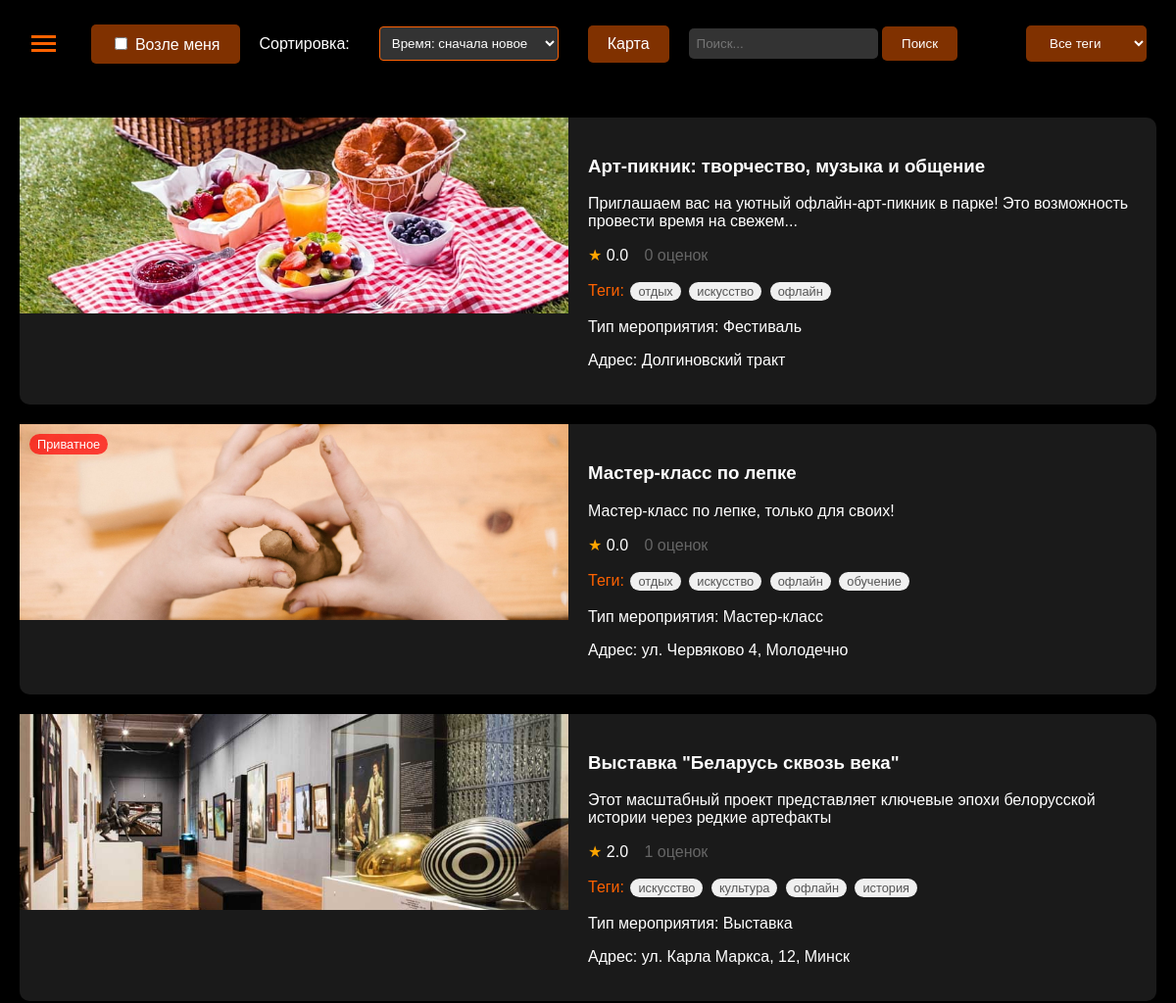
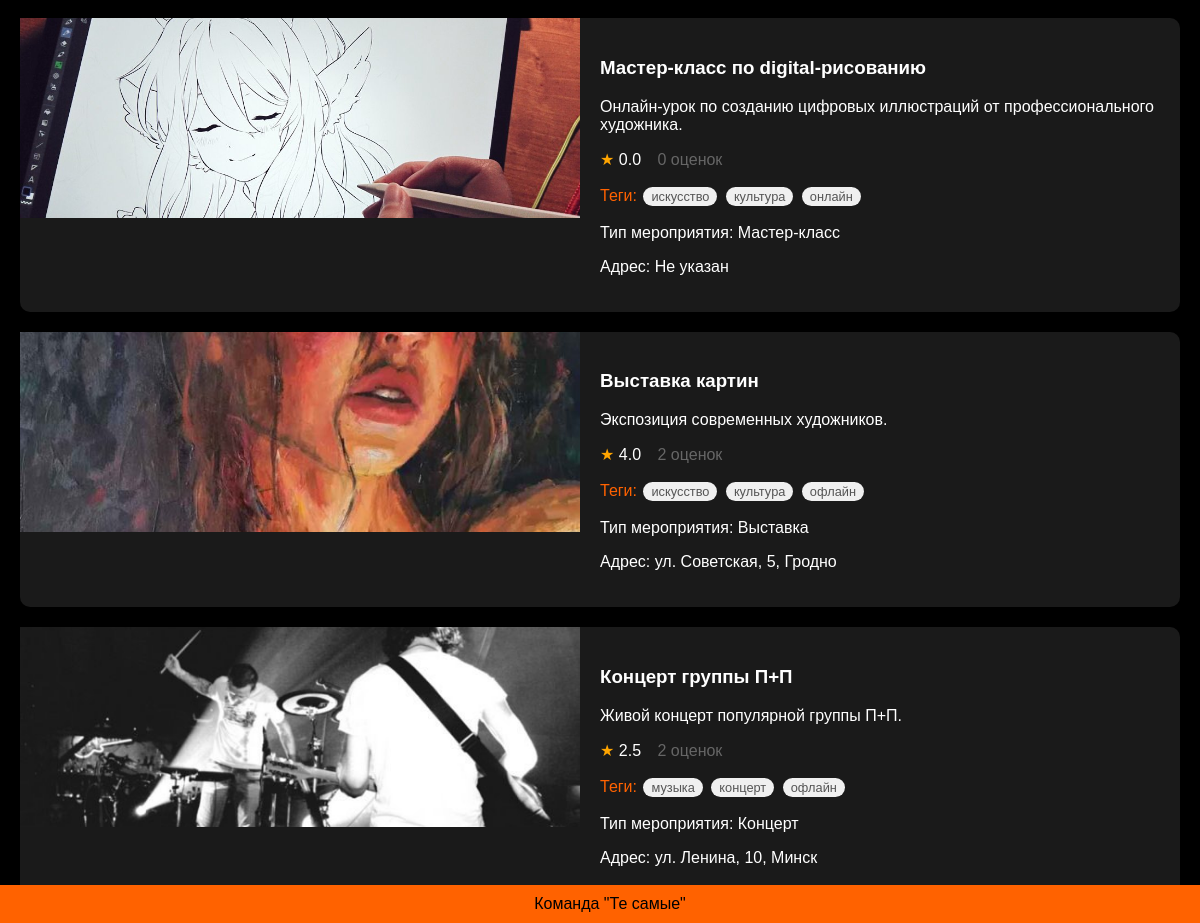
The page / on the database its author committed (2 pictures, top to bottom).
### app/app.py (models this page shows, shortened)
class Event(db.Model):
    id = db.Column(db.Integer, primary_key=True)
    title = db.Column(db.String(100), nullable=False)
    description = db.Column(db.Text, nullable=False)
    organizer_id = db.Column(db.Integer, db.ForeignKey('user.id'), nullable=False)
    format = db.Column(db.String(20), nullable=False)  # 'online' или 'offline'
    location_name = db.Column(db.String(200))  # Название места
    location_address = db.Column(db.String(200))  # Физический адрес
    online_info = db.Column(db.Text)  # Информация для онлайн мероприятий
    date_time = db.Column(db.DateTime, nullable=False)
    duration = db.Column(db.Integer, nullable=False)
    image_url = db.Column(db.String(200))
    lat = db.Column(db.Float)
    lng = db.Column(db.Float)
    event_type = db.Column(db.String(50))
    created_at = db.Column(db.DateTime, default=datetime.utcnow)
    is_active = db.Column(db.Boolean, default=True)
    is_private = db.Column(db.Boolean, default=False)
    password = db.Column(db.String(100))  # Пароль для приватных мероприятий
    organizer = db.relationship('User', backref='events')
    tags = db.relationship('Tag', secondary='event_tag', backref='events')
    user_statuses = db.relationship(
        'UserEventStatus',
        backref=db.backref('event', lazy='joined'),
        lazy='dynamic'
    )
    @hybrid_property
    def average_rating(self):
        return db.session.query(func.avg(Rating.rating)).filter(
            Rating.event_id == self.id
        ).scalar() or 0.0
    @property
    def ratings_count(self):
        return Rating.query.filter_by(event_id=self.id).count()
    @property
    def distance(self):
        return getattr(self, '_distance', None)
    @distance.setter
    def distance(self, value):
        self._distance = value

class Tag(db.Model):
    id = db.Column(db.Integer, primary_key=True)
    name = db.Column(db.String(50), unique=True, nullable=False)

### app/app.py (the view, shortened to what this page needs)
@app.route('/', methods=['GET'])
def home():
    search_query = request.args.get('search', '').strip()
    selected_tag = request.args.get('tag', '').strip()
    selected_sort = request.args.get('sort', 'recommended' if 'username' in session else 'newest').strip()
    query = Event.query.filter_by(is_active=True)
    user_coords = None
    if search_query:
        query = query.filter(
            (Event.title.ilike(f'%{search_query}%')) |
            (Event.description.ilike(f'%{search_query}%')) |
            (Event.tags.any(Tag.name.ilike(f'%{search_query}%')))
        )
    if selected_tag:
        tag = Tag.query.filter_by(name=selected_tag).first()
        if tag:
            query = query.join(Event.tags).filter(Tag.id == tag.id)
    if selected_sort == 'recommended' and 'username' in session:
        user = User.query.filter_by(username=session['username']).first()
        if user:
            user_coords = None
            if 'nearby' in request.args:
                try:
                    lat_str, lng_str = request.args['nearby'].split(',')
                    user_coords = (float(lat_str), float(lng_str))
                except:
                    pass
            recommended = user.calculate_recommendation_scores(user_coords)
            events = [e for e, _ in recommended]
        else:
            events = query.order_by(Event.created_at.desc()).all()
    else:
        if selected_sort == 'recommended':
            selected_sort = 'newest'
        if selected_sort == 'popular':
            query = query.outerjoin(EventView).group_by(Event.id).order_by(func.count(EventView.event_id).desc())
        elif selected_sort == 'rating':
            query = query.outerjoin(Rating).group_by(Event.id).order_by(func.coalesce(func.avg(Rating.rating), 0).desc())
        elif selected_sort == 'oldest':
            query = query.order_by(Event.created_at.asc())
        else:  # newest
            query = query.order_by(Event.created_at.desc())
        events = query.all()
    filtered_events = []
    for event in events:
        if user_coords and event.lat and event.lng:
            distance = haversine(user_coords[0], user_coords[1], event.lat, event.lng)
            if distance <= 10:
                event.distance = distance
                filtered_events.append(event)
        else:
            event.distance = None
            filtered_events.append(event)
    if user_coords:
        events = [e for e in filtered_events if e.distance is not None]
    else:
        events = filtered_events
    tags = Tag.query.all()
    return render_template('index.html',
                         posts=events,
                         nearby_filter_active='nearby' in request.args,
                         tags=tags,
                         search_query=search_query,
                         selected_tag=selected_tag,
                         selected_sort=selected_sort)

### app/app.py (called while the page is built, shortened)
@app.before_request
def make_session_permanent():
    session.permanent = True

@app.context_processor
def inject_nearby_status():
    return {'nearby_filter_active': 'nearby' in request.args}

@app.context_processor
def inject_validation_counts():
    return {}

@app.context_processor
def inject_friend_requests_count():
    return {}

@app.context_processor
def inject_user():
    if 'username' in session:
        user = User.query.filter_by(username=session['username']).first()
        return {'current_user': user}
    return {}

### app/templates/index.html (shortened to what this page needs)
<!DOCTYPE html>
<html>
<head>
    <link rel="stylesheet" href="{{ url_for('static', filename='styles.css') }}">
</head>
<body>
    <div class="header">
            <div class="menu-icon" onclick="toggleSidebar()">
                <span></span>
                <span></span>
                <span></span>
            </div>
        <div class="menu-buttons">
            <label class="menu-btn">
                <input type="checkbox" id="nearbyToggle"
                    onchange="toggleNearbyFilter(this)"
                    {% if nearby_filter_active %}checked{% endif %}>
                Возле меня
            </label>
            <span style="color: white; margin-right: 10px;">Сортировка:</span>
            <select class="menu-btn" id="sortSelector" onchange="applySorting(this.value)">
                <option value="newest" {% if selected_sort == 'newest' %}selected{% endif %}>Время: сначала новое</option>
            </select>
            <a href="{{ url_for('show_map') }}" class="menu-btn">Карта</a>
            <div class="search-container">
                <form method="GET" action="/">
                    <input class="search-input" type="text" name="search" placeholder="Поиск..." value="{{ search_query|default('') }}">
                        <button class="menu-btn" type="submit">Поиск</button>
                </form>
            </div>
            <select class="menu-btn" onchange="filterPosts('tag', this.value)">
                <option value="">Все теги</option>
            </select>
        </div>
    </div>
    <div class="posts-container">
        {% for post in posts %}
             {% include 'post.html' %}
        {% endfor %}
    </div>
    <div class="footer">
        Команда "Те самые"
    </div>
</body>
</html>

### app/templates/post.html (shortened to what this page needs)
<div class="post"
                 data-event-id="{{ post.id }}"
                 data-title="{{ post.title | escape }}"
                 data-description="{{ post.description | escape }}"
                 data-location-name="{{ post.location_name | escape if post.location_name else '' }}"
                 data-tags="{{ post.tags|map(attribute='name')|join(', ') | escape }}"
                 data-event-type="{{ post.event_type | escape }}"
                 data-location-address="{{ post.location_address | escape if post.location_address else '' }}"
                 data-lat="{{ post.lat | default(0) }}"
                 data-lng="{{ post.lng | default(0) }}"
                 data-image-url="{{ post.image_url | default('', true) | escape }}"
                 data-is-private="{{ 'true' if post.is_private else 'false' }}"
                 data-format="{{ post.format }}"
                 data-online-info="{{ post.online_info | escape if post.online_info else '' }}"
                 data-date-time="{{ post.date_time.strftime('%Y-%m-%dT%H:%M:%S') }}"
                 data-duration="{{ post.duration }}"
                 data-organizer-username="{{ post.organizer.username }}"
                 onclick="handlePostClick(this)">
            {% if post.is_private %}
                <div class="private-badge">Приватное</div>
            {% endif %}
                <img class="post-image"
                    src="{{ url_for('static', filename=post.image_url) if post.image_url else url_for('static', filename='images/no-image.jpg') }}"
                    alt="{{ post.title }}"
                    onerror="this.onerror=null;this.src='{{ url_for('static', filename='images/no-image.jpg') }}'">
                <div class="post-content">
                    <h3>{{ post.title }}</h3>
                    <p>{{ post.description|truncate(100) }}</p>
                    <p class="rating">
                        <span class="star" style="color: #ffa500;">★</span>
                        <span class="average-rating" style="margin-right: 12px;">{{ "%.1f"|format(post.average_rating) }}</span>
                        <span class="ratings-count" style="color: #666666;"> {{ post.ratings_count }} оценок</span>
                    </p>
                    <p class="tags">Теги:
                        {% for tag in post.tags %}
                            <span class="tag
                                ">
                                {{ tag.name }}
                            </span>
                        {% endfor %}
                    </p>
                    <p>Тип мероприятия: {{ post.event_type }}</p>
                    <p>Адрес: {{ post.location_address if post.location_address else 'Не указан' }}</p>
                </div>
</div>

### app/static/styles.css (style rules this page uses)
body { margin: 0; padding: 0; background: #000000; color: #ffffff; font-family: Arial, sans-serif; }
.header { background: rgba(0, 0, 0, 0.8); padding: 20px; display: flex; align-items: center; justify-content: space-between; position: fixed; width: 100%; top: 0; z-index: 1000; }
.menu-icon { cursor: pointer; padding: 12px; position: relative; z-index: 1000; }
.menu-icon span { display: block; width: 25px; height: 3px; background: #ff6200; margin: 4px 0; transition: all 0.3s ease; }
.menu-buttons { display: flex; gap: 20px; align-items: center; }
.menu-btn { padding: 10px 20px; background: rgba(255, 98, 0, 0.5); border: none; color: white; cursor: pointer; border-radius: 5px; transition: background 0.3s ease; text-decoration: none; }
.search-container { display: flex; gap: 10px; }
.search-input { padding: 8px; background: #333333; border: none; color: white; border-radius: 5px; }
.posts-container { margin-top: 100px; padding: 20px; display: grid; gap: 20px; }
.post { display: flex; background: #1a1a1a; border-radius: 10px; overflow: hidden; cursor: pointer; transition: transform 0.2s; position: relative; overflow: visible !important; }
.post-image { width: 50%; height: 200px; object-fit: cover; position: sticky; top: 0; }
.post-content { width: 50%; padding: 20px; }
.tags { color: #ff6200; }
.footer { position: fixed; bottom: 0; width: 100%; background: #ff6200; text-align: center; padding: 10px; color: black; }
.tag { display: inline-block; background-color: #f0f0f0; padding: 2px 8px; margin: 2px; border-radius: 12px; font-size: 0.8em; color: #555; transition: all 0.3s ease; }
.private-badge { position: absolute; top: 10px; left: 10px; background: rgba(255, 0, 0, 0.7); color: white; padding: 3px 8px; border-radius: 12px; font-size: 0.8em; z-index: 10; }
.header .menu-btn:last-child { margin-right: 50px; }
#sortSelector { margin-right: 10px; background: #333; color: white; border: 1px solid #ff6200; padding: 8px; border-radius: 4px; }
#sortSelector option { background: #1a1a1a; color: #fff; }
.menu-buttons { display: flex; align-items: center; }
.menu-icon { cursor: pointer; padding: 12px; position: relative; z-index: 1000; margin-right: 20px; }

### rows shown on the page
Event: image_url (picture), title "Арт-пикник: творчество, музыка и общение", description "Приглашаем вас на уютный офлайн-арт-пикник в парке! Это возможность провести время на свежем...", average_rating "0.0", ratings_count "0", event_type "Фестиваль", location_address "Долгиновский тракт"
Tag: name "отдых"
Tag: name "искусство"
Tag: name "офлайн"
Event: is_private "Приватное", image_url (picture), title "Мастер-класс по лепке", description "Мастер-класс по лепке, только для своих!", average_rating "0.0", ratings_count "0", event_type "Мастер-класс", location_address "ул. Червяково 4, Молодечно"
Tag: name "обучение"
Event: image_url (picture), title "Выставка \"Беларусь сквозь века\"", description "Этот масштабный проект представляет ключевые эпохи белорусской истории через редкие артефакты", average_rating "2.0", ratings_count "1", event_type "Выставка", location_address "ул. Карла Маркса, 12, Минск"
Tag: name "культура"
Tag: name "история"
Event: image_url (picture), title "Мастер-класс по digital-рисованию", description "Онлайн-урок по созданию цифровых иллюстраций от профессионального художника.", average_rating "0.0", ratings_count "0", event_type "Мастер-класс", location_address "Не указан"
Tag: name "онлайн"
Event: image_url (picture), title "Выставка картин", description "Экспозиция современных художников.", average_rating "4.0", ratings_count "2", event_type "Выставка", location_address "ул. Советская, 5, Гродно"
Event: image_url (picture), title "Концерт группы П+П", description "Живой концерт популярной группы П+П.", average_rating "2.5", ratings_count "2", event_type "Концерт", location_address "ул. Ленина, 10, Минск"
Tag: name "музыка"
Tag: name "концерт"
